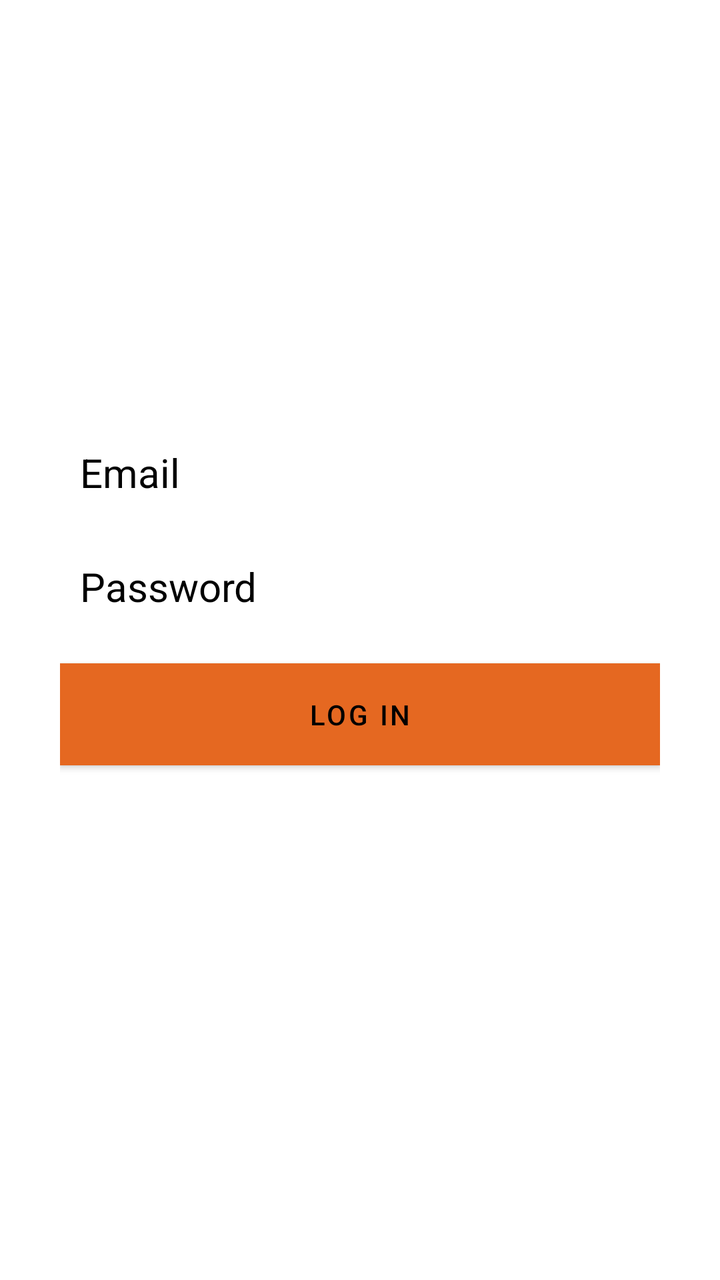
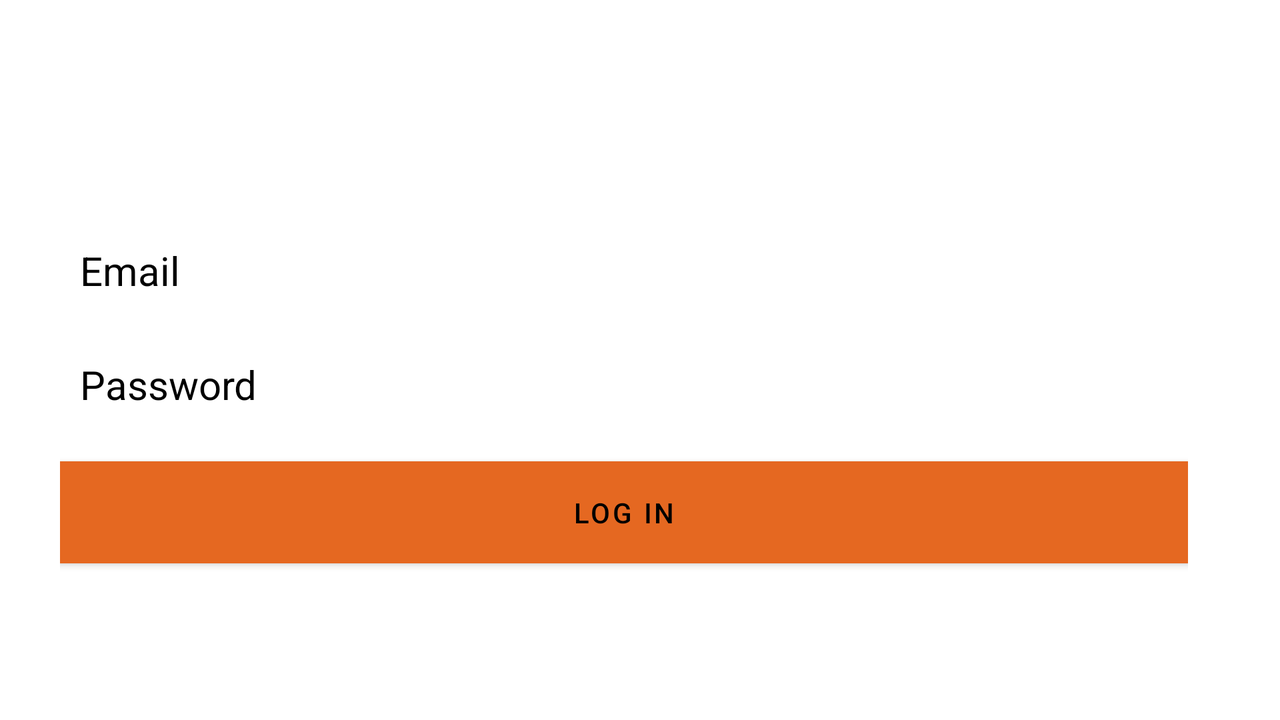

First picture: res/layout/ on a phone held upright. Second picture: the repository's own variant of that layout, on a device whose configuration matches the variant's folder. Source for both follows.
<!-- AndroidManifest.xml: application theme Theme.Joke -->
<!-- res/layout/activity_login.xml -->
<?xml version="1.0" encoding="utf-8"?>
<RelativeLayout xmlns:android="http://schemas.android.com/apk/res/android"
    xmlns:app="http://schemas.android.com/apk/res-auto"
    xmlns:tools="http://schemas.android.com/tools"
    tools:context=".LoginActivity"
    android:layout_width="match_parent"
    android:layout_height="match_parent"
    android:background="@color/bright_orange">

    <LinearLayout
        android:orientation="vertical"
        android:layout_width="match_parent"
        android:layout_height="wrap_content"
        android:padding="30dp"
        android:layout_centerVertical="true"
        android:layout_centerHorizontal="true"
        android:id="@+id/linearLayout">

        <EditText
            android:id="@+id/emailEditText"
            android:layout_width="match_parent"
            android:layout_height="wrap_content"
            android:background="@android:color/white"
            android:hint="Email"
            android:inputType="textEmailAddress"
            android:nextFocusDown="@+id/passwordEditText"
            android:padding="10dp"
            android:layout_marginBottom="10dp"
            android:textColor="@android:color/black"
            android:textColorHint="@color/black"
            android:textSize="20sp" />

        <EditText
            android:id="@+id/passwordEditText"
            android:layout_width="match_parent"
            android:layout_height="wrap_content"
            android:background="@android:color/white"
            android:hint="Password"
            android:inputType="textPassword"
            android:nextFocusDown="@+id/passwordEditText"
            android:padding="10dp"
            android:textColor="@android:color/black"
            android:textColorHint="@color/black"
            android:textSize="20sp" />


        <Button
            android:id="@+id/passwordLoginButton"
            android:layout_width="match_parent"
            android:layout_height="wrap_content"
            android:padding="10dp"
            android:text="Log in"
            android:background="@color/orange_200"
            android:layout_marginTop="15dp"
            android:textColor="@color/black" />

        <TextView
            android:layout_width="wrap_content"
            android:layout_height="wrap_content"
            android:layout_marginTop="20dp"
            android:textColor="@color/white"
            android:textStyle="bold"
            android:textSize="18sp"
            android:text="Don't have an account? Sign up here!"
            android:id="@+id/registerTextView"
            android:layout_gravity="center_horizontal" />

    </LinearLayout>

    <TextView
        android:layout_width="wrap_content"
        android:layout_height="wrap_content"
        android:text="Login"
        android:textColor="@color/white"
        android:textSize="30dp"
        android:textStyle="bold"
        android:layout_above="@+id/linearLayout"
        android:layout_centerHorizontal="true" />

    <ProgressBar
        android:id="@+id/firebaseProgressBar"
        android:layout_centerInParent="true"
        android:layout_width="wrap_content"
        android:layout_height="wrap_content"
        android:visibility="gone" />

    <TextView
        android:id="@+id/loadingTextView"
        android:layout_width="wrap_content"
        android:layout_height="wrap_content"
        android:layout_centerInParent="true"
        android:layout_below="@+id/firebaseProgressBar"
        android:textColor="@color/black"
        android:layout_margin="20dp"
        android:visibility="gone" />

</RelativeLayout>
<!-- resources referenced by this layout -->
<resources>
  <color name="black">#FF000000</color>
  <color name="orange_200">#E56821</color>
  <color name="white">#FFFFFFFF</color>
  <style name="Theme.Joke" parent="Theme.MaterialComponents.DayNight.DarkActionBar">
          
          <item name="colorPrimary">@color/orange_200</item>
          <item name="colorPrimaryVariant">@color/grey_200</item>
          <item name="colorOnPrimary">@color/white</item>
          
          <item name="colorSecondary">@color/teal_200</item>
          <item name="colorSecondaryVariant">@color/teal_700</item>
          <item name="colorOnSecondary">@color/black</item>
          
          <item name="android:statusBarColor" tools:targetApi="l">?attr/colorPrimaryVariant</item>
          
      </style>
  <color name="grey_200">#7E3C3734</color>
  <color name="teal_200">#FF03DAC5</color>
  <color name="teal_700">#FF018786</color>
</resources>
<!-- res/layout-land/activity_login.xml (the repository's variant of the layout above) -->
<!-- drawn on the phone turned sideways -->
<?xml version="1.0" encoding="utf-8"?>
<RelativeLayout xmlns:android="http://schemas.android.com/apk/res/android"
    xmlns:app="http://schemas.android.com/apk/res-auto"
    xmlns:tools="http://schemas.android.com/tools"
    tools:context=".LoginActivity"
    android:layout_width="match_parent"
    android:layout_height="match_parent"
    android:background="@color/bright_orange">

    <LinearLayout
        android:id="@+id/linearLayout"
        android:layout_width="684dp"
        android:layout_height="296dp"
        android:layout_alignParentEnd="true"
        android:layout_alignParentBottom="true"
        android:layout_marginEnd="16dp"
        android:layout_marginBottom="-18dp"
        android:orientation="vertical"
        android:padding="30dp">

        <EditText
            android:id="@+id/emailEditText"
            android:layout_width="match_parent"
            android:layout_height="wrap_content"
            android:layout_marginBottom="10dp"
            android:background="@android:color/white"
            android:hint="Email"
            android:inputType="textEmailAddress"
            android:nextFocusDown="@+id/passwordEditText"
            android:padding="10dp"
            android:textColor="@android:color/black"
            android:textColorHint="@color/black"
            android:textSize="20sp" />


        <EditText
            android:id="@+id/passwordEditText"
            android:layout_width="match_parent"
            android:layout_height="wrap_content"
            android:background="@android:color/white"
            android:hint="Password"
            android:inputType="textPassword"
            android:nextFocusDown="@+id/passwordEditText"
            android:padding="10dp"
            android:textColor="@android:color/black"
            android:textColorHint="@color/black"
            android:textSize="20sp" />

        <Button
            android:id="@+id/passwordLoginButton"
            android:layout_width="match_parent"
            android:layout_height="wrap_content"
            android:layout_marginTop="15dp"
            android:background="@color/orange_200"
            android:padding="10dp"
            android:text="Log in"
            android:textColor="@color/black" />

        <TextView
            android:id="@+id/registerTextView"
            android:layout_width="wrap_content"
            android:layout_height="wrap_content"
            android:layout_gravity="center_horizontal"
            android:layout_marginTop="20dp"
            android:text="Don't have an account? Sign up here!"
            android:textColor="@color/white"
            android:textSize="18sp"
            android:textStyle="bold" />

    </LinearLayout>

    <TextView
        android:layout_width="wrap_content"
        android:layout_height="46dp"
        android:layout_above="@+id/linearLayout"
        android:layout_centerHorizontal="true"
        android:layout_marginBottom="-6dp"
        android:text="Login"
        android:textColor="@color/white"
        android:textSize="17dp"
        android:textStyle="bold" />

    <ProgressBar
        android:id="@+id/firebaseProgressBar"
        android:layout_centerInParent="true"
        android:layout_width="wrap_content"
        android:layout_height="wrap_content"
        android:visibility="gone" />

    <TextView
        android:id="@+id/loadingTextView"
        android:layout_width="wrap_content"
        android:layout_height="wrap_content"
        android:layout_centerInParent="true"
        android:layout_below="@+id/firebaseProgressBar"
        android:textColor="@color/black"
        android:layout_margin="20dp"
        android:visibility="gone" />

</RelativeLayout>
